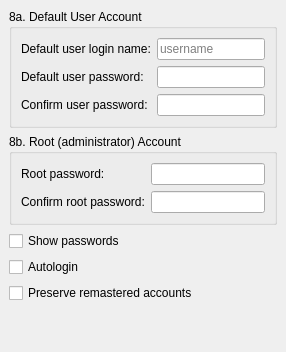
     <widget class="QWidget" name="Step_8">
      <layout class="QGridLayout">
       <property name="margin">
        <number>9</number>
       </property>
       <property name="spacing">
        <number>6</number>
       </property>
       <item row="1" column="0">
        <widget class="QGroupBox" name="rootPasswordBox">
         <property name="sizePolicy">
          <sizepolicy hsizetype="MinimumExpanding" vsizetype="Minimum">
           <horstretch>0</horstretch>
           <verstretch>0</verstretch>
          </sizepolicy>
         </property>
         <property name="title">
          <string>8b. Root (administrator) Account</string>
         </property>
         <layout class="QGridLayout">
          <property name="margin">
           <number>9</number>
          </property>
          <property name="spacing">
           <number>6</number>
          </property>
          <item row="1" column="1">
           <widget class="QLineEdit" name="rootPasswordEdit2">
            <property name="sizePolicy">
             <sizepolicy hsizetype="MinimumExpanding" vsizetype="Minimum">
              <horstretch>0</horstretch>
              <verstretch>0</verstretch>
             </sizepolicy>
            </property>
            <property name="text">
             <string/>
            </property>
            <property name="echoMode">
             <enum>QLineEdit::Password</enum>
            </property>
           </widget>
          </item>
          <item row="0" column="1">
           <widget class="QLineEdit" name="rootPasswordEdit">
            <property name="sizePolicy">
             <sizepolicy hsizetype="MinimumExpanding" vsizetype="Minimum">
              <horstretch>0</horstretch>
              <verstretch>0</verstretch>
             </sizepolicy>
            </property>
            <property name="text">
             <string/>
            </property>
            <property name="echoMode">
             <enum>QLineEdit::Password</enum>
            </property>
           </widget>
          </item>
          <item row="1" column="0">
           <widget class="QLabel" name="rootPasswordLabel2">
            <property name="sizePolicy">
             <sizepolicy hsizetype="MinimumExpanding" vsizetype="Minimum">
              <horstretch>0</horstretch>
              <verstretch>0</verstretch>
             </sizepolicy>
            </property>
            <property name="text">
             <string>Confirm root password:</string>
            </property>
            <property name="wordWrap">
             <bool>false</bool>
            </property>
           </widget>
          </item>
          <item row="0" column="0">
           <widget class="QLabel" name="rootPasswordLabel">
            <property name="sizePolicy">
             <sizepolicy hsizetype="MinimumExpanding" vsizetype="Minimum">
              <horstretch>0</horstretch>
              <verstretch>0</verstretch>
             </sizepolicy>
            </property>
            <property name="text">
             <string>Root password:</string>
            </property>
            <property name="wordWrap">
             <bool>false</bool>
            </property>
           </widget>
          </item>
         </layout>
        </widget>
       </item>
       <item row="5" column="0">
        <spacer>
         <property name="orientation">
          <enum>Qt::Vertical</enum>
         </property>
         <property name="sizeHint" stdset="0">
          <size>
           <width>20</width>
           <height>40</height>
          </size>
         </property>
        </spacer>
       </item>
       <item row="0" column="0">
        <widget class="QGroupBox" name="userBox">
         <property name="sizePolicy">
          <sizepolicy hsizetype="MinimumExpanding" vsizetype="Minimum">
           <horstretch>0</horstretch>
           <verstretch>0</verstretch>
          </sizepolicy>
         </property>
         <property name="title">
          <string>8a. Default User Account</string>
         </property>
         <layout class="QGridLayout">
          <property name="margin">
           <number>9</number>
          </property>
          <property name="spacing">
           <number>6</number>
          </property>
          <item row="2" column="1">
           <widget class="QLineEdit" name="userPasswordEdit2">
            <property name="sizePolicy">
             <sizepolicy hsizetype="MinimumExpanding" vsizetype="Minimum">
              <horstretch>0</horstretch>
              <verstretch>0</verstretch>
             </sizepolicy>
            </property>
            <property name="text">
             <string/>
            </property>
            <property name="echoMode">
             <enum>QLineEdit::Password</enum>
            </property>
           </widget>
          </item>
          <item row="1" column="1">
           <widget class="QLineEdit" name="userPasswordEdit">
            <property name="sizePolicy">
             <sizepolicy hsizetype="MinimumExpanding" vsizetype="Minimum">
              <horstretch>0</horstretch>
              <verstretch>0</verstretch>
             </sizepolicy>
            </property>
            <property name="text">
             <string/>
            </property>
            <property name="echoMode">
             <enum>QLineEdit::Password</enum>
            </property>
           </widget>
          </item>
          <item row="0" column="1">
           <widget class="QLineEdit" name="userNameEdit">
            <property name="sizePolicy">
             <sizepolicy hsizetype="MinimumExpanding" vsizetype="Minimum">
              <horstretch>0</horstretch>
              <verstretch>0</verstretch>
             </sizepolicy>
            </property>
            <property name="text">
             <string/>
            </property>
            <property name="placeholderText">
             <string>username</string>
            </property>
           </widget>
          </item>
          <item row="2" column="0">
           <widget class="QLabel" name="userPasswordLabel2">
            <property name="sizePolicy">
             <sizepolicy hsizetype="MinimumExpanding" vsizetype="Minimum">
              <horstretch>0</horstretch>
              <verstretch>0</verstretch>
             </sizepolicy>
            </property>
            <property name="text">
             <string>Confirm user password:</string>
            </property>
            <property name="wordWrap">
             <bool>false</bool>
            </property>
           </widget>
          </item>
          <item row="1" column="0">
           <widget class="QLabel" name="userPasswordLabel">
            <property name="sizePolicy">
             <sizepolicy hsizetype="MinimumExpanding" vsizetype="Minimum">
              <horstretch>0</horstretch>
              <verstretch>0</verstretch>
             </sizepolicy>
            </property>
            <property name="text">
             <string>Default user password:</string>
            </property>
            <property name="wordWrap">
             <bool>false</bool>
            </property>
           </widget>
          </item>
          <item row="0" column="0">
           <widget class="QLabel" name="userNameLabel">
            <property name="sizePolicy">
             <sizepolicy hsizetype="MinimumExpanding" vsizetype="Minimum">
              <horstretch>0</horstretch>
              <verstretch>0</verstretch>
             </sizepolicy>
            </property>
            <property name="text">
             <string>Default user login name:</string>
            </property>
            <property name="wordWrap">
             <bool>false</bool>
            </property>
           </widget>
          </item>
         </layout>
        </widget>
       </item>
       <item row="3" column="0">
        <widget class="QCheckBox" name="autologinCheckBox">
         <property name="text">
          <string>Autologin</string>
         </property>
        </widget>
       </item>
       <item row="2" column="0">
        <widget class="QCheckBox" name="passwordCheckBox">
         <property name="text">
          <string>Show passwords</string>
         </property>
        </widget>
       </item>
       <item row="4" column="0">
        <widget class="QCheckBox" name="remasterCheckBox">
         <property name="toolTip">
          <string>Use this option only for installing remastered ISOs</string>
         </property>
         <property name="text">
          <string>Preserve remastered accounts</string>
         </property>
        </widget>
       </item>
      </layout>
     </widget>
